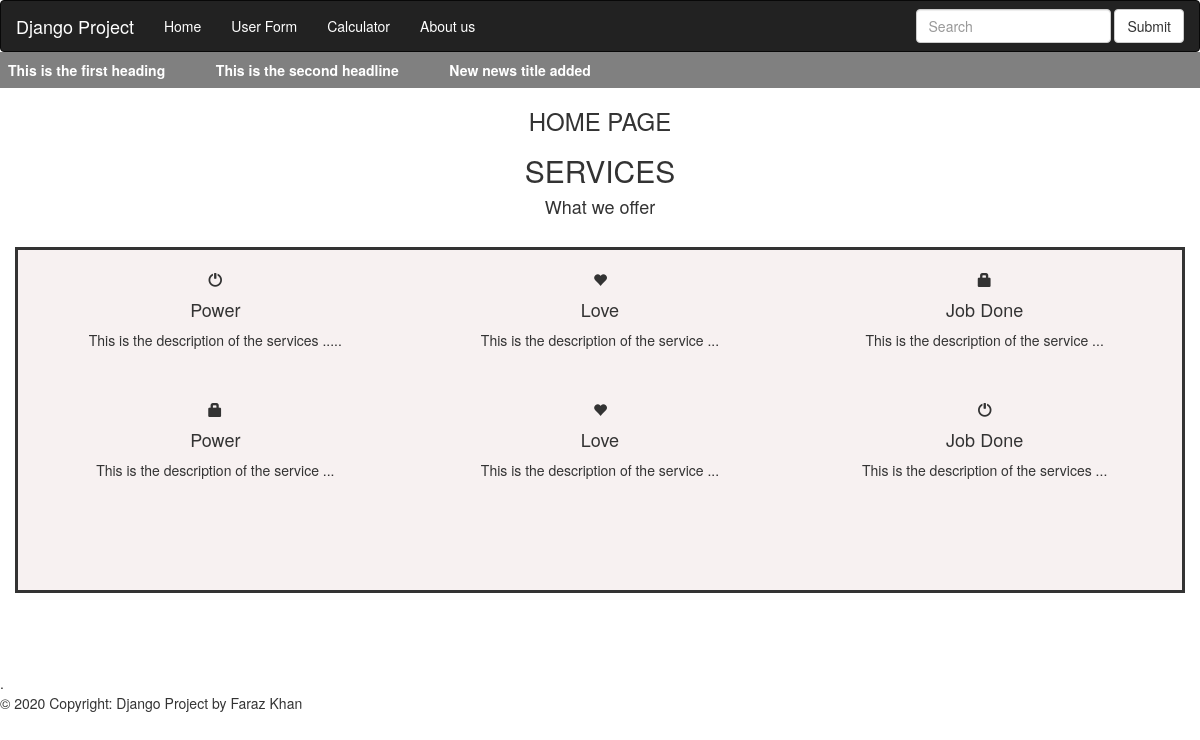
The app's page /, older data.
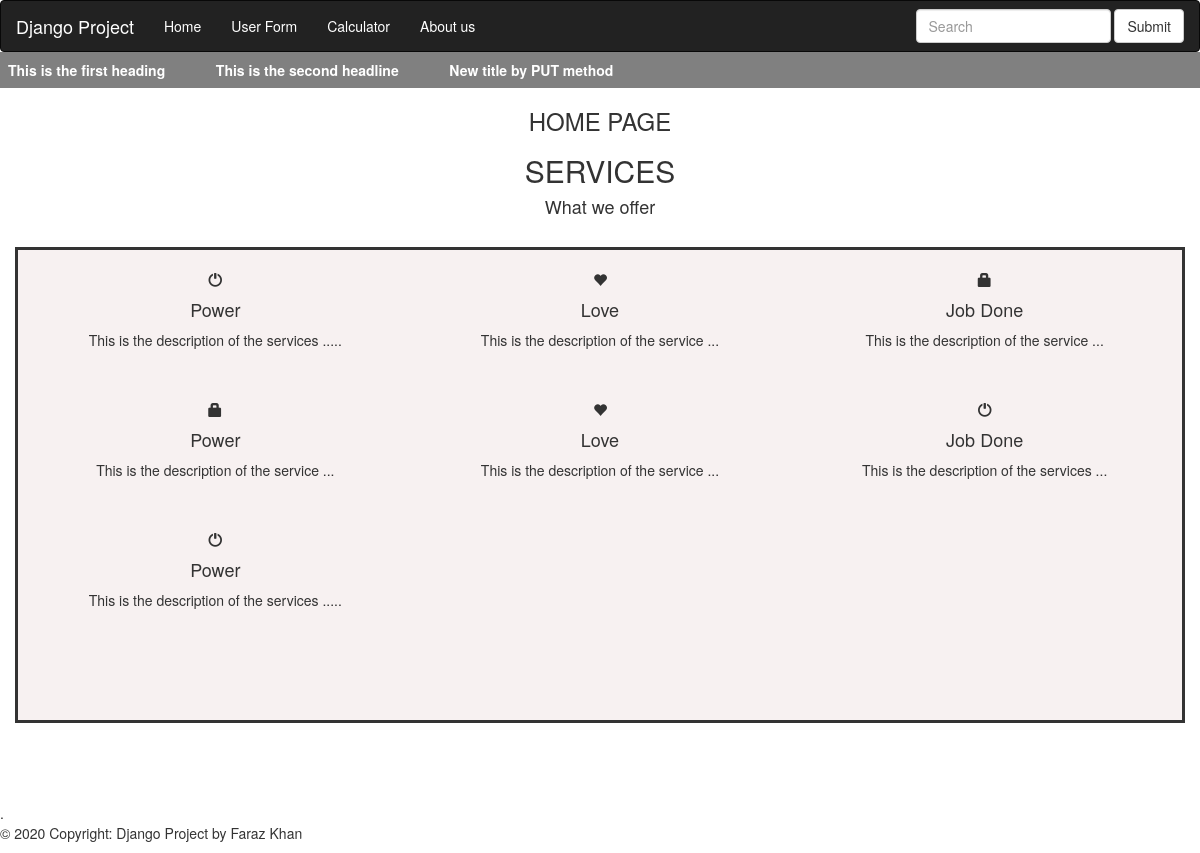
The same page, newer data.
### news/models.py (models this page shows)
class News(models.Model):
    news_title = models.CharField(max_length=100)
    news_des = HTMLField()

### service/models.py (models this page shows)
class Service(models.Model):
    service_icon = models.CharField(max_length=50)
    service_title = models.CharField(max_length=50)
    service_des = models.TextField(max_length=50)

### mysite/views.py (the view)
# urls.py: path('', views.homePage, name='homePage'),
def homePage(request):
    newsData = News.objects.all()
    serviceData = Service.objects.all()
    data = {
        'title': "HOME PAGE",
        'bdata': "HOME PAGE",
        'serviceData': serviceData,
        'newsData': newsData
    }
    return render(request, "index.html", data)

### templates/index.html (shortened to what this page needs)
{% extends 'base.html' %}#
{% block content %}
    <marquee style="background: gray;  padding:8px;" onmouseover="stop()" onmouseout = "start()">
      {% for news in newsData  %}
      <a href= "/newsdetail/{{news.id}}" style= "color: white;"><b>{{news.news_title}}</b></a>
      {% endfor %}
    </marquee>
   <div class="container-fluid text-center">
      <h3>{{bdata}}</h3>
      <h2>SERVICES</h2>
      <h4>What we offer</h4>
      <br>
      <div style = "border-style: solid; background:rgb(247, 241, 241); padding:20px" >
        <div class="row" >
          {% for service in serviceData  %}
          <div class="col-sm-4">
            <span class="glyphicon {{service.service_icon}}"></span>
            <h4>{{service.service_title}}</h4>
            <p>{{service.service_des}} </p><br/><br/>
          </div>
          {% endfor %}
        </div><br><br>
      </div>
    </div>
    <br/><br/><br/><br/>.
{% endblock content %}

Row changes from the older to the newer data that the page shows:
changed News: news_title "New news title added" → "New title by PUT method"
added Service: service_title "Power", service_des "This is the description of the services ....."
